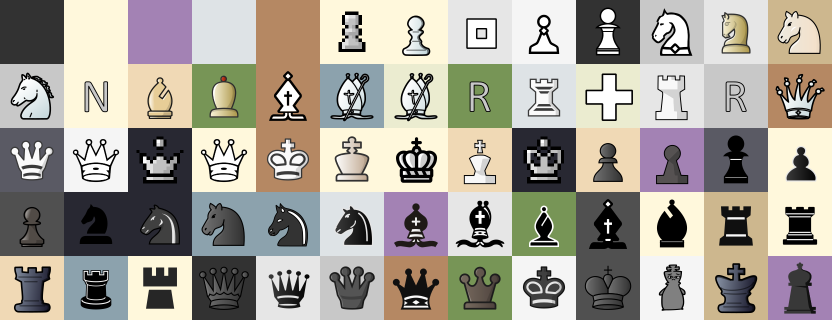
#> input picture training_data_samples.png, 1664 x 640 px (shown at 1/2 size)
$ python -i hybrid_board_detector.py   (imports and definitions only)   (older library calls are emulated)
#> lines starting #> are read from the running program, lines starting #| are printed output that depends on the picture; after the words box and inside, x2 and y2 are one past the last pixel; in counts of white or black regions, pixels touching at a corner belong together
#> further down, picture is the input picture: shape (640, 1664, 3); mean B, G, R 149.4, 158.7, 163.4
### app/utils/image_utils.py
import cv2
import numpy as np
from PIL import Image
import io
from typing import Tuple, Optional


# [7 lines left out: function load_image_from_bytes, not called in this run]


def resize_image(image: np.ndarray, max_dimension: int = 1000) -> np.ndarray:
    """Resize image if it's too large, maintaining aspect ratio"""
#> called with max_dimension = 1000
    height, width = image.shape[:2]
#> height = 640; width = 1664

    if height <= max_dimension and width <= max_dimension:
        return image

    if height > width:
        scale = max_dimension / height
    else:
        scale = max_dimension / width
#> scale = 0.601

    new_width = int(width * scale)
#> new_width = 1000
    new_height = int(height * scale)
#> new_height = 384

    return cv2.resize(image, (new_width, new_height), interpolation=cv2.INTER_AREA)


def preprocess_for_detection(image: np.ndarray) -> Tuple[np.ndarray, np.ndarray]:
    """Preprocess image for board detection"""
    # Convert to grayscale
    gray = cv2.cvtColor(image, cv2.COLOR_RGB2GRAY)

    # Apply Gaussian blur to reduce noise
    blurred = cv2.GaussianBlur(gray, (5, 5), 0)
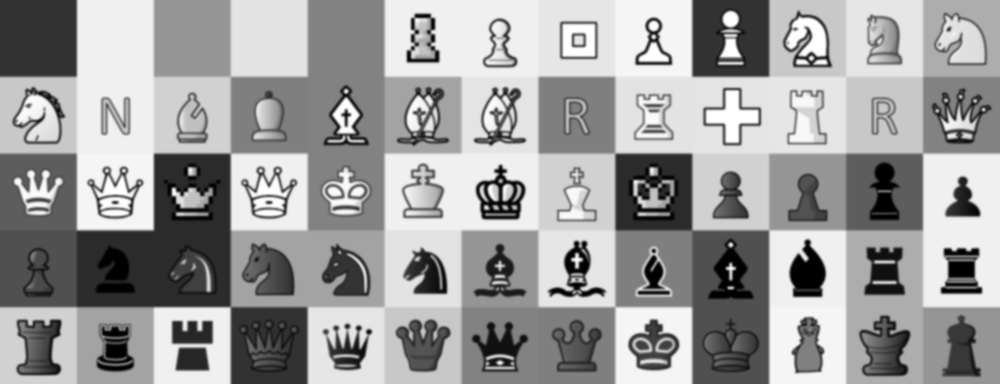
#> blurred: shape (384, 1000); min 0, max 255, mean 156.4

    return gray, blurred


# [48 lines left out: functions order_points, four_point_transform, not called in this run]

### app/models/hybrid_board_detector.py
import cv2
import numpy as np
from typing import List, Tuple, Optional
from app.utils.image_utils import (
    preprocess_for_detection,
    four_point_transform,
    resize_image
)
from app.core.exceptions import BoardDetectionError


class HybridBoardDetector:
    """
    Hybrid approach: Use original detector's methods but add validation
    to ensure we're getting actual chess boards
    """

    def __init__(self):
        self.min_board_area_ratio = 0.1
        self.max_board_area_ratio = 0.9
        self.canny_threshold1 = 50
        self.canny_threshold2 = 150

    def detect_board(self, image: np.ndarray) -> np.ndarray:
        """Detect chess board with validation"""
        original_image = image.copy()
        image = resize_image(image, max_dimension=1000)

        gray, blurred = preprocess_for_detection(image)

        # Try multiple detection methods
        candidates = []

        # Method 1: Edge detection
        corners = self._detect_by_edges(image, gray, blurred)
        if corners is not None:
            score = self._score_board_candidate(image, corners)
            if score > 0:
                candidates.append((corners, score, "edges"))

        # Method 2: Largest quad with validation
        corners = self._detect_largest_quad(image, gray)
        if corners is not None:
            score = self._score_board_candidate(image, corners)
            if score > 0:
                candidates.append((corners, score, "quad"))

        # Method 3: Color-based detection
        corners = self._detect_by_color_clustering(image)
        if corners is not None:
            score = self._score_board_candidate(image, corners)
            if score > 0:
                candidates.append((corners, score, "color"))

        if not candidates:
            raise BoardDetectionError("Could not detect chess board in the image")

        # Use best candidate
        candidates.sort(key=lambda x: x[1], reverse=True)
        best_corners, best_score, method = candidates[0]
        print(f"Board detected using {method} method with score {best_score:.2f}")

        # Scale back to original size
        scale = original_image.shape[0] / image.shape[0]
        best_corners = best_corners * scale

        # Transform and return
        board_image = four_point_transform(original_image, best_corners)
        height, width = board_image.shape[:2]
        size = min(height, width)
        board_image = cv2.resize(board_image, (size, size))

        return board_image

    def _detect_by_edges(self, image, gray, blurred):
        """Original edge detection method"""
        edges = cv2.Canny(blurred, self.canny_threshold1, self.canny_threshold2)
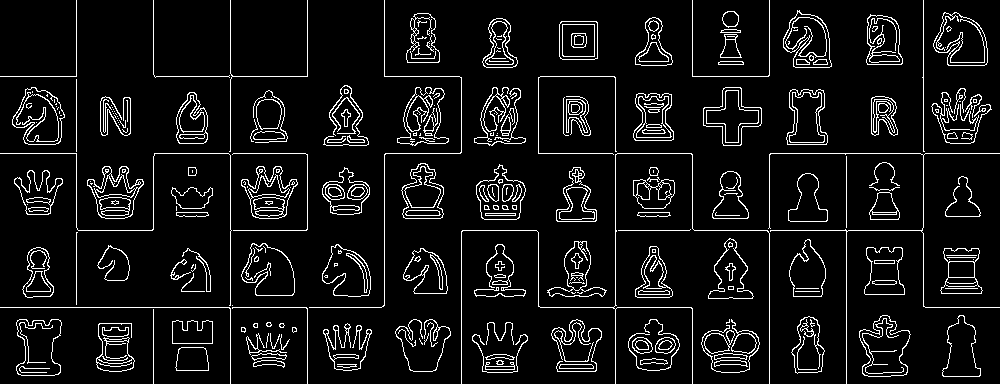
#> edges: shape (384, 1000); 7.7% white in thin lines or dots
        contours, _ = cv2.findContours(edges, cv2.RETR_EXTERNAL, cv2.CHAIN_APPROX_SIMPLE)
#> contours = 171 contours, 81 with area under 20; largest, box (x1, y1, x2, y2) and area: (859, 315, 911, 377) 2100, (12, 87, 65, 145) 2094, (933, 12, 988, 66) 2084, (241, 243, 295, 296) 1979, (783, 10, 832, 68) 1974
        contours = sorted(contours, key=cv2.contourArea, reverse=True)

        image_area = image.shape[0] * image.shape[1]
#> image_area = 384000
        min_area = image_area * self.min_board_area_ratio
#> min_area = 38400
        max_area = image_area * self.max_board_area_ratio
#> max_area = 345600

        for contour in contours[:5]:
            peri = cv2.arcLength(contour, True)
            approx = cv2.approxPolyDP(contour, 0.02 * peri, True)

            if len(approx) == 4:
                area = cv2.contourArea(approx)
                if min_area < area < max_area:
                    corners = approx.reshape(4, 2)
                    if self._is_square_like(corners):
                        return corners
#> this loop made 5 passes
#> peri on passes 1 to 5: 256.4, 219.1, 223.9, 223.3, 231.6
        return None

    def _detect_largest_quad(self, image, gray):
        """Detect largest quadrilateral"""
        thresh = cv2.adaptiveThreshold(gray, 255, cv2.ADAPTIVE_THRESH_GAUSSIAN_C,
                                     cv2.THRESH_BINARY, 11, 2)
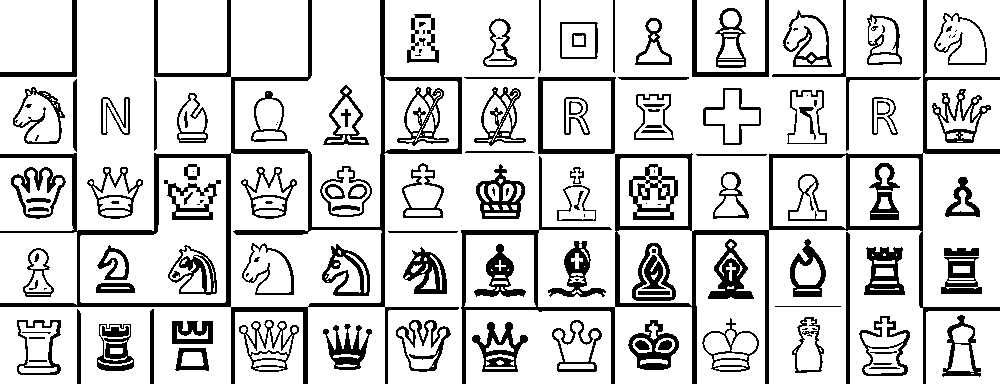
#> thresh: shape (384, 1000); 81.3% white; 153 black regions (33 under 20 px)
        contours, _ = cv2.findContours(thresh, cv2.RETR_EXTERNAL, cv2.CHAIN_APPROX_SIMPLE)
#> contours = 19 contours; largest, box (x1, y1, x2, y2) and area: (0, 0, 1000, 384) 227932, (235, 0, 381, 227) 20406, (80, 158, 226, 303) 14815, (466, 310, 611, 384) 10436, (696, 235, 765, 384) 9986

        if not contours:
            return None

        contours = sorted(contours, key=cv2.contourArea, reverse=True)
        image_area = image.shape[0] * image.shape[1]
#> image_area = 384000

        for contour in contours[:10]:
            area = cv2.contourArea(contour)
            if area < image_area * 0.1 or area > image_area * 0.9:
                continue

            peri = cv2.arcLength(contour, True)
            approx = cv2.approxPolyDP(contour, 0.02 * peri, True)

            if len(approx) == 4:
                return approx.reshape(4, 2)
#> this loop made 10 passes
#> area on passes 2 to 9: 20406.5, 14815, 10436, 9986, 5478, 5254.5, 5249.5, 5116.5
#> (area, peri) on pass 1: (227932.5, 8373.5)

        return None

    def _detect_by_color_clustering(self, image):
        """Detect board by finding large uniform regions"""
        # Convert to LAB color space for better color separation
        lab = cv2.cvtColor(image, cv2.COLOR_BGR2LAB)
#> lab: shape (384, 1000, 3); mean of channels 0, 1, 2 163.8, 128.5, 133.3

        # Simple k-means clustering to find dominant colors
        Z = lab.reshape((-1, 3))
        Z = np.float32(Z)

        criteria = (cv2.TERM_CRITERIA_EPS + cv2.TERM_CRITERIA_MAX_ITER, 10, 1.0)
        K = 5  # Look for 5 dominant colors
        _, labels, centers = cv2.kmeans(Z, K, None, criteria, 10, cv2.KMEANS_PP_CENTERS)
#> centers = [[89.85, 128.6, 127], [235.2, 127.4, 135.1], [32.86, 128.6, 126.5], [158.4, 136, 115], [161, 126, 154.7]]

        # Reshape back
        labels = labels.reshape((image.shape[0], image.shape[1]))
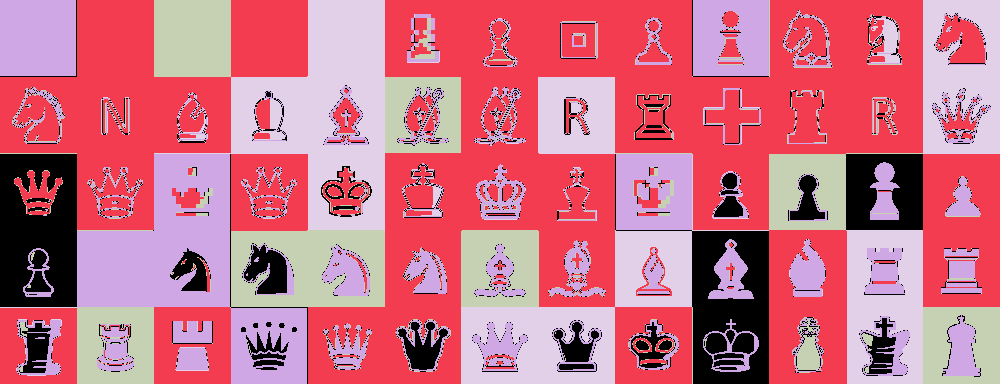
#> labels: shape (384, 1000) int32; 5 distinct labels, from 0 to 4; one colour per label, 0 black

        # Find largest connected regions
        for label_id in range(K):
            mask = (labels == label_id).astype(np.uint8) * 255
            contours, _ = cv2.findContours(mask, cv2.RETR_EXTERNAL, cv2.CHAIN_APPROX_SIMPLE)

            if not contours:
                continue

            largest = max(contours, key=cv2.contourArea)
            peri = cv2.arcLength(largest, True)
            approx = cv2.approxPolyDP(largest, 0.02 * peri, True)

            if len(approx) == 4:
                corners = approx.reshape(4, 2)
                if self._is_square_like(corners):
                    return corners
#> this loop made 5 passes
#> (peri, corners) on passes 1, 4: (456, [[0, 154], [0, 306], [76, 306], [76, 154]]), (456.8, [[231, 231], [231, 306], [384, 306], [383, 230]])
#> peri on passes 2, 3, 5: 3673.1, 607.4, 917.1
#> pass 1, in _detect_by_color_clustering, `mask = (labels == label_id).astype(np.uint8) * 255`:
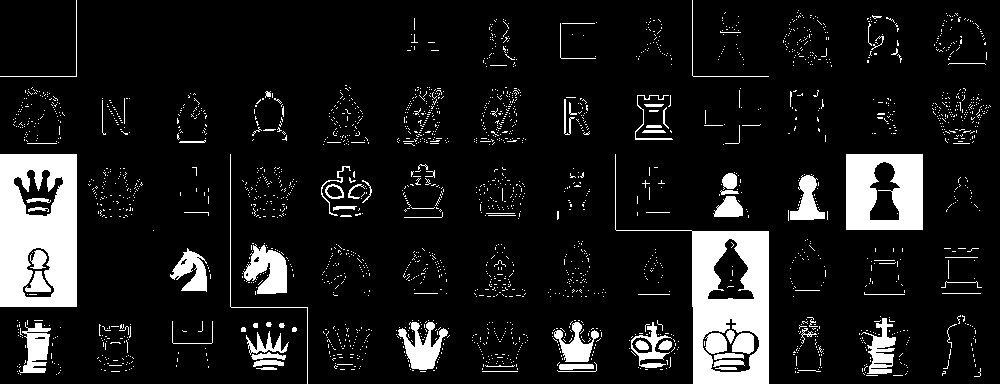
#> mask: shape (384, 1000); 11% white; 2318 white regions (2227 under 20 px), largest, box (x1, y1, x2, y2) and area: (0, 154, 77, 307) 9659, (615, 154, 769, 384) 8552, (846, 154, 923, 230) 4714
#> pass 2, in _detect_by_color_clustering, `mask = (labels == label_id).astype(np.uint8) * 255`:
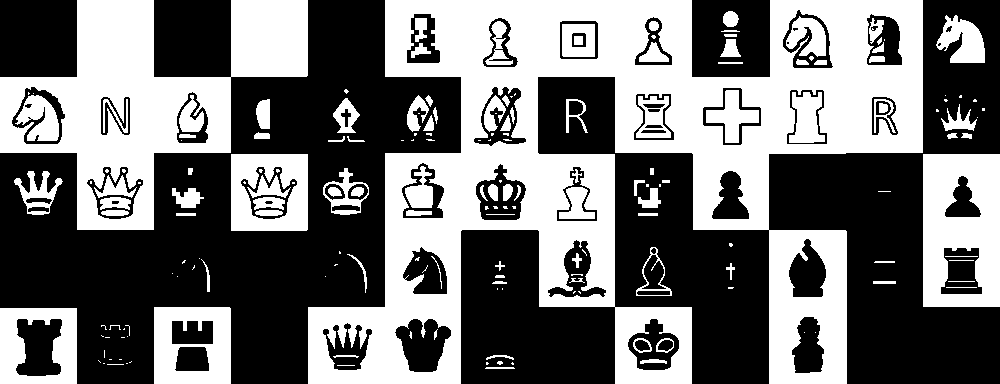
#> mask: shape (384, 1000); 45% white; 187 white regions (84 under 20 px), largest, box (x1, y1, x2, y2) and area: (308, 0, 923, 384) 98291, (0, 0, 308, 230) 29738, (923, 154, 1000, 307) 9545
#> after the loop:
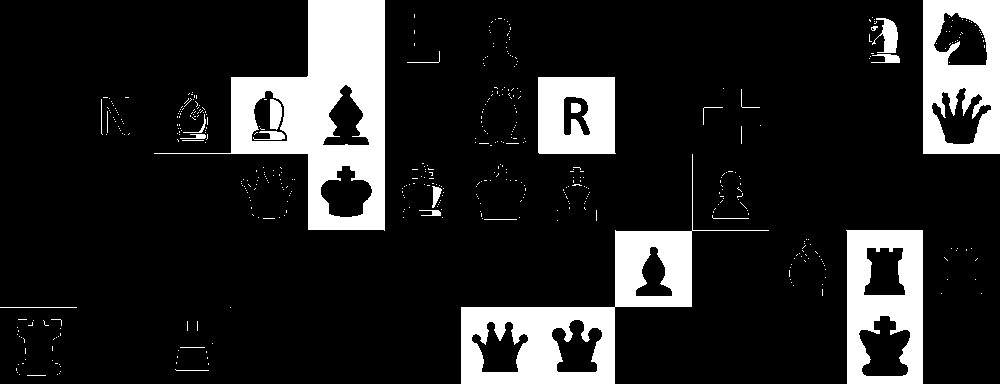
#> mask: shape (384, 1000); 15% white; 481 white regions (455 under 20 px), largest, box (x1, y1, x2, y2) and area: (154, 0, 385, 231) 19385, (461, 154, 769, 384) 13737, (923, 0, 1000, 154) 8338

        return None

    # [103 lines left out: functions _score_board_candidate, _check_checkerboard_pattern, _check_grid_lines, _check_for_text, not called in this run]

    def _is_square_like(self, corners, tolerance=0.3):
        """Check if roughly square"""
        sides = []
        for i in range(4):
            p1 = corners[i]
            p2 = corners[(i + 1) % 4]
            length = np.sqrt((p2[0] - p1[0])**2 + (p2[1] - p1[1])**2)
            sides.append(length)

        avg_side = np.mean(sides)
        for side in sides:
            if abs(side - avg_side) / avg_side > tolerance:
                return False
        return True

    # [24 lines left out: function extract_squares, not called in this run]

>>> import cv2
>>> picture = cv2.imread('../../training_data_samples.png')
#> (the run stopped early here; a loop or call above may not have finished)
